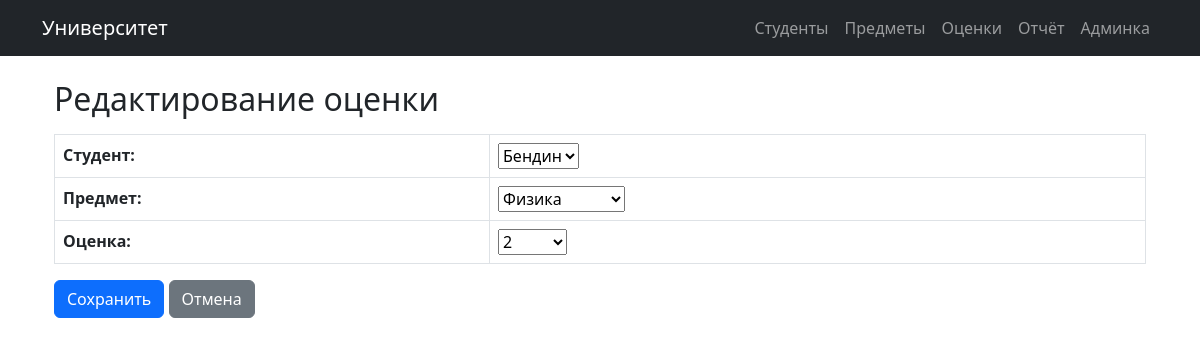
Page /grade/2/edit/ on the committed database.
### university/models.py (models this page shows, shortened)
class Grade(models.Model):
    student = models.ForeignKey(Student, on_delete=models.CASCADE, verbose_name="Студент")
    subject = models.ForeignKey(Subject, on_delete=models.CASCADE, verbose_name="Предмет")
    value = models.IntegerField(
        verbose_name="Оценка",
        choices=[(i, i) for i in range(1, 6)]  # Оценки от 1 до 5
    )
    date = models.DateField(auto_now_add=True, verbose_name="Дата")

### university/views.py (the view)
# urls.py: path('grade/<int:pk>/edit/', GradeUpdateView.as_view(), name='grade_update'),
class GradeUpdateView(UpdateView):
    model = Grade
    form_class = GradeForm
    template_name = 'university/grade_form.html'
    success_url = reverse_lazy('grade_list')

### university/forms.py
class GradeForm(forms.ModelForm):
    class Meta:
        model = Grade
        fields = '__all__'
        widgets = {
            'date': forms.DateInput(attrs={'type': 'date'}),
        }

### university/models.py (called while the page is built)
    def __str__(self):
        return self.name

    def __str__(self):
        return self.name

### university/templates/university/grade_form.html (shortened to what this page needs)
{% extends 'university/base.html' %}
{% block content %}
<div class="container mt-4">
    <h2>{% if object %}Редактирование{% else %}Добавление{% endif %} оценки</h2>
    <form method="post" class="mt-3">
        <table class="table table-bordered">
            {{ form.as_table }}
        </table>
        <button type="submit" class="btn btn-primary">Сохранить</button>
        <a href="{% url 'grade_list' %}" class="btn btn-secondary">Отмена</a>
    </form>
</div>
{% endblock %}

### rows in the picture
Grade: student "Бендин", subject "Физика", value "2"
